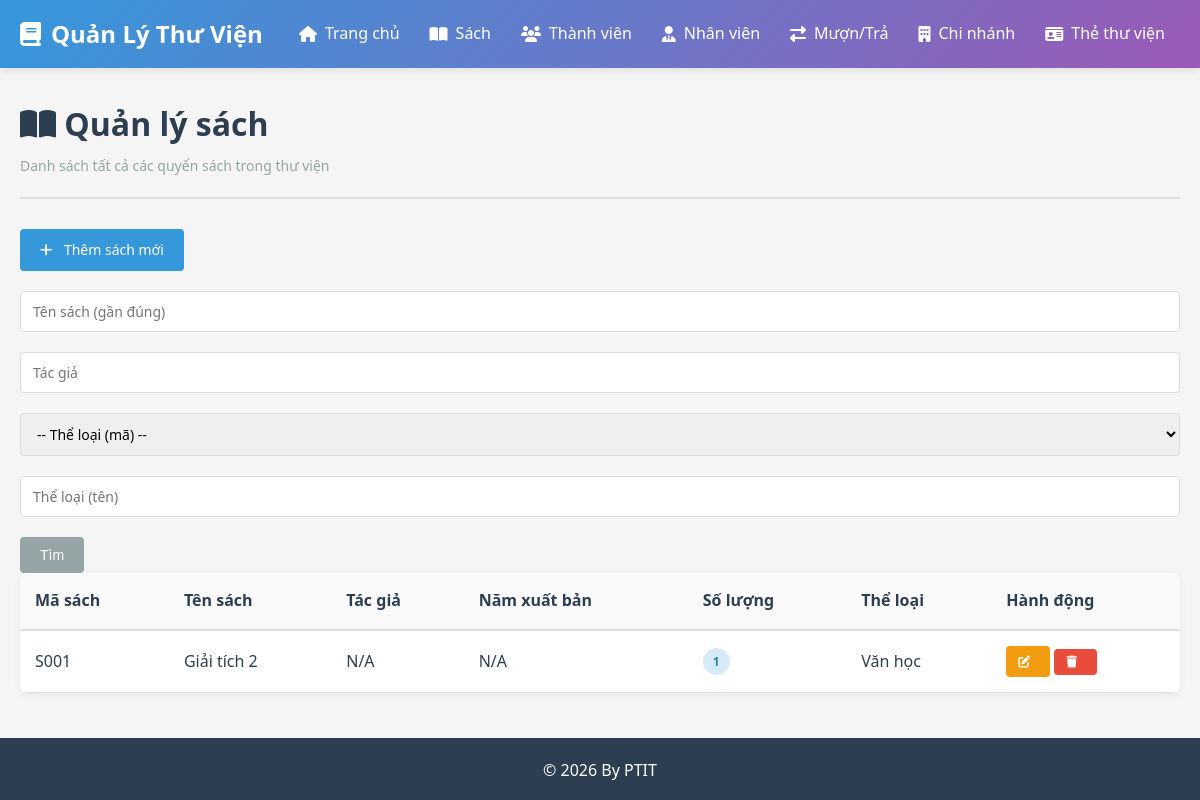
Before: /sach with the older database file.
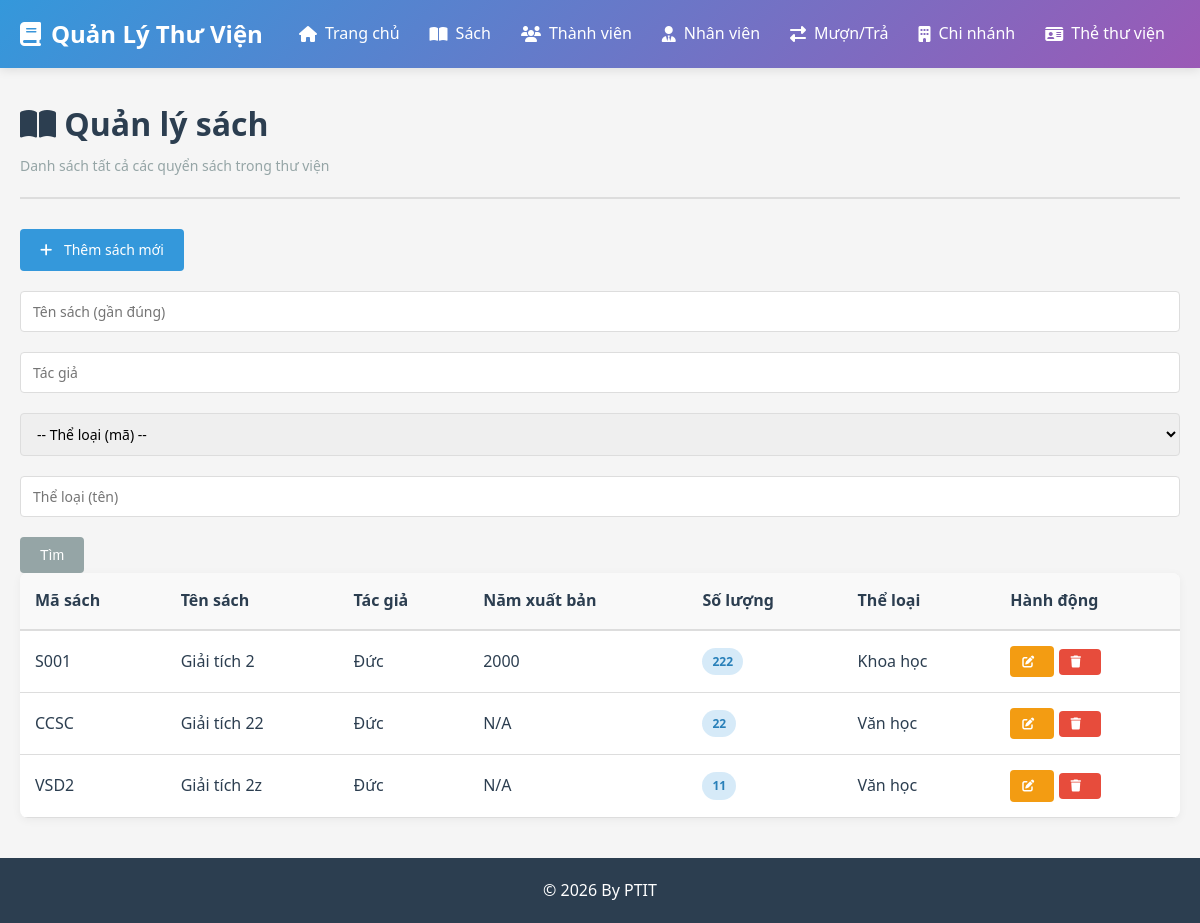
After: the same page with the newer database file.
### app/models/__init__.py (models this page shows, shortened)
class Sach(db.Model):
    __tablename__ = 'sach'
    ma_sach = db.Column(db.String(10), primary_key=True)
    ten_sach = db.Column(db.String(200), nullable=False)
    tac_gia = db.Column(db.String(150))
    nam_xb = db.Column(db.Integer)
    nha_xb = db.Column(db.String(150))
    so_luong = db.Column(db.Integer, default=0)
    ma_tl = db.Column(db.String(10), db.ForeignKey('thai_loai.ma_tl'), nullable=False)
    ma_ncc = db.Column(db.String(10), db.ForeignKey('nha_cung_cap.ma_ncc'))
    ban_sao = db.relationship('BanSao', backref='sach', lazy=True, cascade='all, delete-orphan')

class ThaiLoai(db.Model):
    __tablename__ = 'thai_loai'
    ma_tl = db.Column(db.String(10), primary_key=True)
    ten_tl = db.Column(db.String(100), nullable=False)
    sach = db.relationship('Sach', backref='thai_loai', lazy=True, cascade='all, delete-orphan')

### app/routes/__init__.py (the view)
@bp.route('/sach')
def danh_sach_sach():
    page = request.args.get('page', 1, type=int)
    q = request.args.get('q', '').strip()            # tìm theo tên sách (gần đúng)
    tac_gia = request.args.get('tac_gia', '').strip()
    ma_tl = request.args.get('ma_tl', '').strip()
    ten_tl = request.args.get('ten_tl', '').strip()
    query = db.select(Sach)
    if ma_tl:
        query = query.where(Sach.ma_tl == ma_tl)
    if ten_tl:
        query = query.join(ThaiLoai).where(ThaiLoai.ten_tl.ilike(f"%{ten_tl}%"))
    if tac_gia:
        query = query.where(Sach.tac_gia.ilike(f"%{tac_gia}%"))
    if q:
        query = query.where(Sach.ten_sach.ilike(f"%{q}%"))
    sach = db.paginate(query, page=page, per_page=10)
    the_loai = db.session.query(ThaiLoai).all()
    filters = {'q': q, 'tac_gia': tac_gia, 'ma_tl': ma_tl, 'ten_tl': ten_tl}
    return render_template('sach/danh_sach.html', sach=sach, the_loai=the_loai, filters=filters)

### app/templates/sach/danh_sach.html (shortened to what this page needs)
{% extends "base.html" %}
{% block content %}
<div class="page-header">
    <h1><i class="fas fa-book-open"></i> Quản lý sách</h1>
    <p>Danh sách tất cả các quyển sách trong thư viện</p>
</div>
<div class="toolbar">
    <a href="{{ url_for('main.them_sach') }}" class="btn btn-primary">
        <i class="fas fa-plus"></i> Thêm sách mới
    </a>
</div>
<form method="get" class="form-inline mb-3">
    <div class="form-group mr-2">
        <input type="text" name="q" class="form-control" placeholder="Tên sách (gần đúng)" value="{{ filters.q if filters else '' }}">
    </div>
    <div class="form-group mr-2">
        <input type="text" name="tac_gia" class="form-control" placeholder="Tác giả" value="{{ filters.tac_gia if filters else '' }}">
    </div>
    <div class="form-group mr-2">
        <select name="ma_tl" class="form-control">
            <option value="">-- Thể loại (mã) --</option>
        </select>
    </div>
    <div class="form-group mr-2">
        <input type="text" name="ten_tl" class="form-control" placeholder="Thể loại (tên)" value="{{ filters.ten_tl if filters else '' }}">
    </div>
    <button type="submit" class="btn btn-secondary">Tìm</button>
</form>
<div class="table-responsive">
    <table class="table">
        <thead>
            <tr>
                <th>Mã sách</th>
                <th>Tên sách</th>
                <th>Tác giả</th>
                <th>Năm xuất bản</th>
                <th>Số lượng</th>
                <th>Thể loại</th>
                <th>Hành động</th>
            </tr>
        </thead>
        <tbody>
            {% for s in sach.items %}
            <tr>
                <td>{{ s.ma_sach }}</td>
                <td>{{ s.ten_sach }}</td>
                <td>{{ s.tac_gia or 'N/A' }}</td>
                <td>{{ s.nam_xb or 'N/A' }}</td>
                <td><span class="badge badge-info">{{ s.so_luong }}</span></td>
                <td>{{ s.thai_loai.ten_tl if s.thai_loai else 'N/A' }}</td>
                <td>
                    <a href="{{ url_for('main.sua_sach', ma_sach=s.ma_sach) }}" class="btn btn-sm btn-warning">
                        <i class="fas fa-edit"></i>
                    </a>
                    <form method="POST" action="{{ url_for('main.xoa_sach', ma_sach=s.ma_sach) }}" style="display:inline;">
                        <button type="submit" class="btn btn-sm btn-danger" onclick="return confirm('Bạn chắc chắn muốn xóa?')">
                            <i class="fas fa-trash"></i>
                        </button>
                    </form>
                </td>
            </tr>
            {% else %}
            <tr>
                <td colspan="7" class="text-center">Không có sách nào</td>
            </tr>
            {% endfor %}
        </tbody>
    </table>
</div>
{% endblock %}

Changed rows visible on the page:
changed Sach "Giải tích 2": tac_gia "N/A" → "Đức"; nam_xb "N/A" → "2000"; so_luong "1" → "222"; thai_loai "Văn học" → "Khoa học"
added Sach: ma_sach "CCSC", ten_sach "Giải tích 22", tac_gia "Đức", nam_xb "N/A", so_luong "22", thai_loai "Văn học"
added Sach: ma_sach "VSD2", ten_sach "Giải tích 2z", tac_gia "Đức", nam_xb "N/A", so_luong "11", thai_loai "Văn học"
